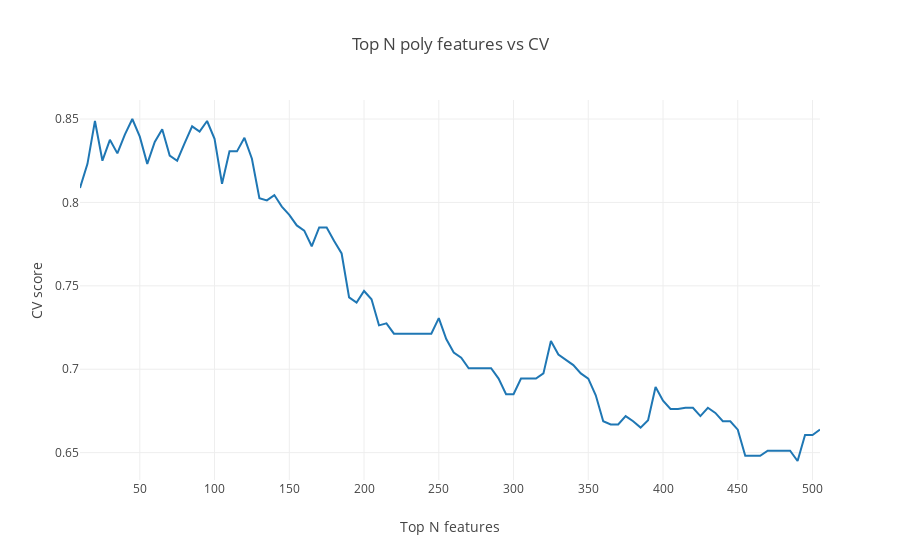

Notebook source saved alongside this figure:
### Code cell
data = [go.Scatter(
        x = list(range(10, 510, 5)),
        y = [np.round(np.mean(i), 4) for i in sc],
        name = 'CV scores'
    )]
layout = go.Layout(dict(title = "Top N poly features vs CV",
                  xaxis = dict(title = 'Top N features'),
                  yaxis = dict(title = 'CV score'),
                  ))
py.iplot(dict(data=data, layout=layout), filename='basic-line')
